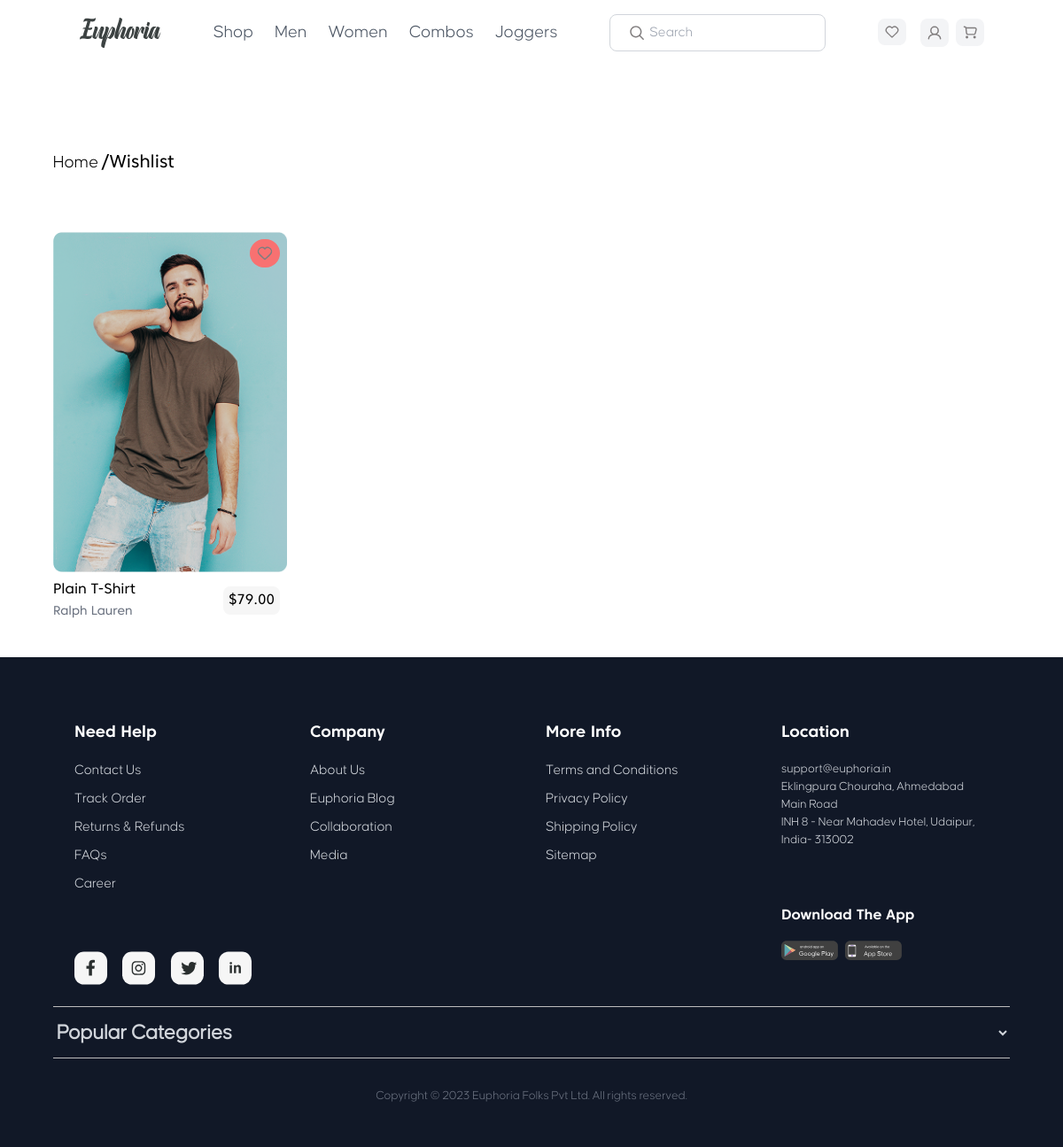
Screenshot of /wishlist/ (signed in) with the database file from the repository.
### web/models.py (models this page shows, shortened)
class Wishlist(models.Model):
    user = models.ForeignKey(User, on_delete=models.CASCADE)
    product = models.ForeignKey(Product, on_delete=models.CASCADE)
    class meta:
        unique_together = ('user', 'product')

class Product(models.Model):
    SIZE_CHOICES = [
        ('XS', 'Extra Small'),
        ('S', 'Small'),
        ('M', 'Medium'),
        ('L', 'Large'),
        ('XL', 'Extra Large'),
        ('XS', 'Extra Small'),
        ('XS', 'Extra Small'),
    ]
    COLOR_CHOICES = [
        ('reb', 'Red'),
        ('blue', 'Blue'),
        ('green', 'Green'),
        ('black', 'Black'),
    ]
    name = models.CharField(max_length=255, unique=True)
    price = models.DecimalField(max_digits=10, decimal_places=2,  unique=True)
    image = models.ImageField(upload_to='Product/',blank=False, null=False)
    brand = models.CharField(max_length=255)
    category = models.ForeignKey(Category, on_delete=models.CASCADE, related_name="product")
    rating = models.FloatField(default=0.0)
    buy_count = models.IntegerField(default=0)
    comment_count = models.IntegerField(default=0)
    description = models.TextField(blank=True, null=True)
    date_time = models.DateTimeField(default=timezone.now)

### web/views.py (the view)
# urls.py: path('wishlist/', wishlistPage, name='wishlistPage'),
@login_required
def wishlistPage(request):
    wishlist_items = Wishlist.objects.filter(user=request.user)
    user_wishlist = Wishlist.objects.filter(user=request.user).values_list('product_id', flat=True)
    return render(request, 'wishlist.html', {'wishlist_items':wishlist_items, 'user_wishlist': user_wishlist,})

### templates/wishlist.html (shortened to what this page needs)
{% load static %}
<!DOCTYPE html>
<html lang="en">
<head>
    <link rel="stylesheet" href="{% static 'css/style.css' %}" />
    <script src="{% static 'js/tailwindcss.js' %}"></script>
</head>
<body>
 <header class="w-full overflow-x-hidden px-4 sm:px-6 lg:px-8">
        <div class="w-[90%] mx-auto flex justify-between items-center py-4">
            <div class="flex gap-4">
            <a class="" href="">
                <img class="26px"  src="{% static 'img/Euphoria.svg' %}" alt="" />
            </a>
            </div>
            <div class="hidden lg:flex space-x-6">
            <a class="text-xl  text-gray-600" href="">Shop</a>
            <a class="text-xl text-gray-600" href="">Men</a>
            <a class="text-xl text-gray-600" href="">Women</a>
            <a class="text-xl text-gray-600" href="">Combos</a>
            <a class="text-xl text-gray-600" href="">Joggers</a>
            </div>
            <div class=" hidden md:flex  border border-gray-300 rounded-lg py-2 px-4 "  id="searchBar">
            <img class="mx-1.5" src="{% static 'img/search.svg' %}" alt="" />
            <input type="search" placeholder="Search" class="border-none" />
            </div>
            <div class="flex gap-2">
            {% if user.is_authenticated %}
            <a href="{% url 'web:wishlistPage' %}"><img class="px-2 py-2 bg-gray-100 rounded-lg w-8" src="{% static 'img/wishlist.svg' %}" alt="" /></a>
            {% else %}
            <a href="{% url 'login' %}"><img class="px-2 py-2 bg-gray-100 rounded-lg w-8" src="{% static 'img/wishlist.svg' %}" alt="" /></a>
            {% endif %}
            <a href="{% url 'web:account' %}" id="profile">
                {% if profile and profile.photo %}
                    <img src="{{ profile.photo.url }}" alt="profile photo" class="w-8 h-8 rounded-lg object-cover" />
                {% else %}
                    <a href="{% url 'web:upload_photo' %}">
                    <img class="px-2 py-2 bg-gray-100 rounded-lg w-8" src="{% static 'img/profile.svg' %}" alt="Default Avatar" />
                    </a>
                {% endif %}
            </a>
            {% if user.is_authenticated %}
            <a href="{% url 'web:cart' %}"><img class="px-2 py-2 bg-gray-100 rounded-lg w-8" src="{% static 'img/add-cart.svg' %}" alt="" /></a>
            {% else %}
            <a href="{% url 'login' %}"><img class="px-2 py-2 bg-gray-100 rounded-lg w-8" src="{% static 'img/add-cart.svg' %}" alt="" /></a>
            {% endif %}
            </div>
        </div>
    </header>
<div class="w-full my-8">
    <div class="w-[90%] py-16 mx-auto text-left">
        <a class="text-xl" href="{% url 'web:home' %}">Home</a>
        <span class="text-xl">/Wishlist</span>
    </div>
    <div class="w-[90%] mx-auto">
        {% if wishlist_items %}
        <div class="grid grid-cols-2 md:grid-cols-3 lg:grid-cols-4 xl:grid-cols-4 gap-2">
            {% for item in wishlist_items %}
                <a href="{% url 'web:product' item.product.id %}">
                <div>
                    <div class="relative inline-block ">
                        <img class="w-full h-96" src="{{ item.product.image.url }}" alt="{{ item.product.name }}" >
                        <div class="absolute top-2 right-2">
                            <form method="post" action="{% url 'web:wishlist' item.product.id %}">
                                <button type="submit">
                                    <img class="p-2 rounded-full  bg-red-400" src="{% static 'img/wishlist.svg' %}" alt="wishlistIcon">
                                </button>
                            </form>
                        </div>
                        <div class="my-2 relative">
                            <span class="text-base">{{ item.product.name }}</span>
                            <br/>
                            <span class="text-sm text-gray-500">{{ item.product.brand }}</span>
                            <div class="w-16 h-8 bg-[#F6F6F6] absolute top-2 right-2 rounded-lg flex justify-center items-center">
                                <span>${{ item.product.price }}</span>
                            </div>
                        </div>
                    </div>
                </div>
            </a>
        {% endfor %}
        </div>
        {% else %}
            <div class="text-xl text-center py-10 text-gray-500">
                <P>Your wishlist is empty.</P>
            </div>
        {% endif %}
    </div>
</div>
<footer class="bg-gray-900 text-gray-300 py-12">
    <div class="w-[90%] mx-auto px-6 py-6 grid grid-cols-1 md:grid-cols-4 gap-8 border-b-[1px] border-[#BEBCBD]">
        <div>
            <h4 class="text-lg font-semibold text-white mb-4">Need Help</h4>
            <ul class="space-y-2">
                <li><a href="#" class="hover:text-white">Contact Us</a></li>
                <li><a href="#" class="hover:text-white">Track Order</a></li>
                <li><a href="#" class="hover:text-white">Returns & Refunds</a></li>
                <li><a href="#" class="hover:text-white">FAQs</a></li>
                <li><a href="#" class="hover:text-white">Career</a></li>
            </ul>
            <div class="mt-16">
                <div class="flex gap-4">
                    <a href=""><img src="{% static 'img/facebook.svg' %}" alt=""></a>
                    <a href=""><img src="{% static 'img/instagram.svg' %}" alt=""></a>
                    <a href=""><img src="{% static 'img/twitter.svg' %}" alt=""></a>
                    <a href=""><img src="{% static 'img/linkedin.svg' %}" alt=""></a>
                </div>
                </div>
        </div>
        <div>
            <h4 class="text-lg font-semibold text-white mb-4">Company</h4>
            <ul class="space-y-2">
                <li><a href="#" class="hover:text-white">About Us</a></li>
                <li><a href="#" class="hover:text-white">Euphoria Blog</a></li>
                <li><a href="#" class="hover:text-white">Collaboration</a></li>
                <li><a href="#" class="hover:text-white">Media</a></li>
            </ul>
        </div>
        <div>
            <h4 class="text-lg font-semibold text-white mb-4">More Info</h4>
            <ul class="space-y-2">
                <li><a href="#" class="hover:text-white">Terms and Conditions</a></li>
                <li><a href="#" class="hover:text-white">Privacy Policy</a></li>
                <li><a href="#" class="hover:text-white">Shipping Policy</a></li>
                <li><a href="#" class="hover:text-white">Sitemap</a></li>
            </ul>
        </div>
        <div>
            <h4 class="text-lg font-semibold text-white mb-4">Location</h4>
            <p class="text-sm">support@euphoria.in</p>
            <p class="text-sm">Eklingpura Chouraha, Ahmedabad Main Road</p>
            <p class="text-sm">INH 8 - Near Mahadev Hotel, Udaipur, India- 313002</p>
            <div class="mt-16">
            <h4 class="text-lgvmd:text-sm font-semibold text-white mt-6 mb-4">Download The App</h4>
            <div class="flex gap-2 ">
                <img src="{% static 'img/google-play.svg' %}" alt="Google Play" class="w-24 md:w-16">
                <img src="{% static 'img/app-store.svg' %}" alt="App Store" class="w-24 md:w-16">
            </div>
            </div>
        </div>
    </div>
    <div class="w-[90%] mx-auto">
        <select class="w-full py-4 bg-transparent border-b-[1px] border-b-[#BEBCBD] text-2xl font-extrabold" name="" id="">
            <option  class="w-50 text-black text-2xl" value="">Popular Categories</option>
        </select>
    </div>
    <div class="text-center text-sm text-gray-500 mt-8 ">
        <p>Copyright © 2023 Euphoria Folks Pvt Ltd. All rights reserved.</p>
    </div>
</footer>
</body>
</html>

### static/css/style.css (style rules this page uses)
:root { --background-color: #FFFFFF; --default-color: #3C4242; --heading-color: #FFFFFF; --surface-color: #F6F6F6; --light-color: #F6F6F6; --border-color: #BEBCBD; }
:root { --heading-font: 'Core Sans C 65'; --default-font: 'Core Sans C 45'; --nav-font: 'Causten'; }
:root { --nav-color: #807D7E; --nav-hover-color: #3C4242; }
a,::placeholder,input,p,div { font-family: var(--nav-font); }
h1,h2,h3,h4,h5,h6 { font-family: var(--heading-font); }
span,button { font-family: var(--default-font); }

### rows the page displays
Wishlist: product.image (picture), product.name "Plain T-Shirt", product.brand "Ralph Lauren", product.price "79.00"
